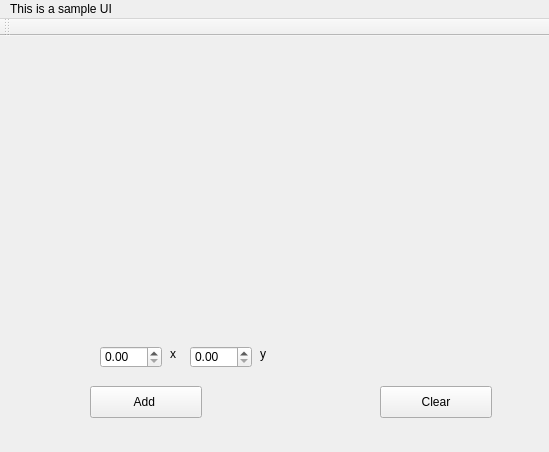
<?xml version="1.0" encoding="UTF-8"?>
<ui version="4.0">
 <class>MainWindow</class>
 <widget class="QMainWindow" name="MainWindow">
  <property name="geometry">
   <rect>
    <x>0</x>
    <y>0</y>
    <width>549</width>
    <height>452</height>
   </rect>
  </property>
  <property name="windowTitle">
   <string>MainWindow</string>
  </property>
  <widget class="QWidget" name="centralwidget">
   <widget class="QCustomPlot" name="plot" native="true">
    <property name="geometry">
     <rect>
      <x>10</x>
      <y>10</y>
      <width>521</width>
      <height>221</height>
     </rect>
    </property>
   </widget>
   <widget class="QDoubleSpinBox" name="bx_x">
    <property name="geometry">
     <rect>
      <x>100</x>
      <y>310</y>
      <width>62</width>
      <height>22</height>
     </rect>
    </property>
   </widget>
   <widget class="QDoubleSpinBox" name="bx_y">
    <property name="geometry">
     <rect>
      <x>190</x>
      <y>310</y>
      <width>62</width>
      <height>22</height>
     </rect>
    </property>
   </widget>
   <widget class="QPushButton" name="btn_clear">
    <property name="geometry">
     <rect>
      <x>380</x>
      <y>350</y>
      <width>112</width>
      <height>32</height>
     </rect>
    </property>
    <property name="text">
     <string>Clear</string>
    </property>
   </widget>
   <widget class="QPushButton" name="btn_add">
    <property name="geometry">
     <rect>
      <x>90</x>
      <y>350</y>
      <width>112</width>
      <height>32</height>
     </rect>
    </property>
    <property name="text">
     <string>Add </string>
    </property>
   </widget>
   <widget class="QLabel" name="label">
    <property name="geometry">
     <rect>
      <x>170</x>
      <y>310</y>
      <width>58</width>
      <height>16</height>
     </rect>
    </property>
    <property name="text">
     <string>x</string>
    </property>
   </widget>
   <widget class="QLabel" name="label_2">
    <property name="geometry">
     <rect>
      <x>260</x>
      <y>310</y>
      <width>16</width>
      <height>16</height>
     </rect>
    </property>
    <property name="text">
     <string>y</string>
    </property>
   </widget>
  </widget>
  <widget class="QMenuBar" name="menubar">
   <property name="geometry">
    <rect>
     <x>0</x>
     <y>0</y>
     <width>549</width>
     <height>22</height>
    </rect>
   </property>
   <widget class="QMenu" name="menuThis_is_a_sample_UI">
    <property name="title">
     <string>This is a sample UI</string>
    </property>
   </widget>
   <addaction name="menuThis_is_a_sample_UI"/>
  </widget>
  <widget class="QToolBar" name="toolBar">
   <property name="windowTitle">
    <string>toolBar</string>
   </property>
   <attribute name="toolBarArea">
    <enum>TopToolBarArea</enum>
   </attribute>
   <attribute name="toolBarBreak">
    <bool>false</bool>
   </attribute>
  </widget>
 </widget>
 <customwidgets>
  <customwidget>
   <class>QCustomPlot</class>
   <extends>QWidget</extends>
   <header>qcustomplot.h</header>
   <container>1</container>
  </customwidget>
 </customwidgets>
 <resources/>
 <connections/>
</ui>
